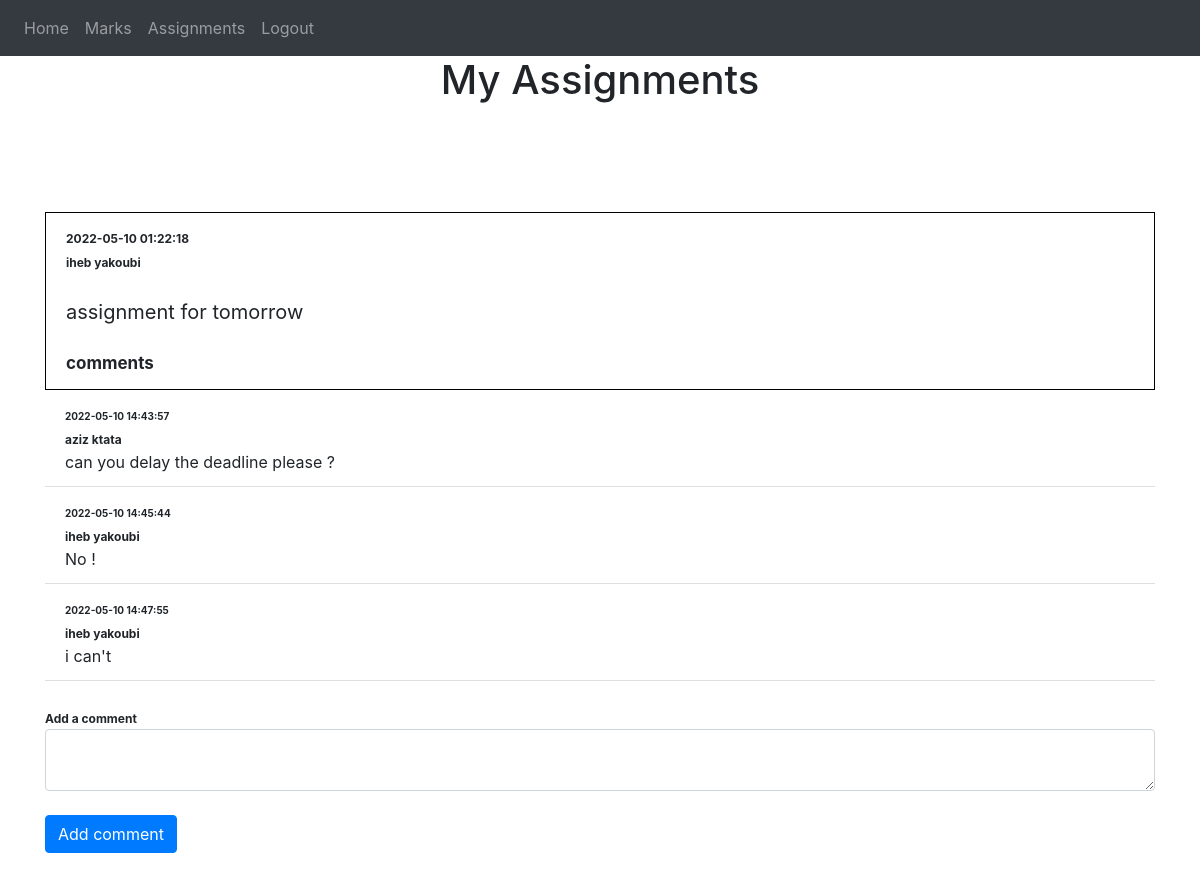
Page /todoStudent (signed in) on the committed database.
### website/models.py (models this page shows)
class Todo(db.Model):
    id = db.Column(db.Integer, primary_key=True)
    data = db.Column(db.String(10000))
    date = db.Column(db.DateTime(timezone=True), default=func.now())
    username = db.Column(db.String(300))
    comments = db.relationship('CommentTodo')
    matiere = db.Column(db.String(300))
    user_id = db.Column(db.Integer, db.ForeignKey('user.id'))

class CommentTodo(db.Model):
    id = db.Column(db.Integer, primary_key=True)
    data = db.Column(db.String(10000))
    date = db.Column(db.DateTime(timezone=True), default=func.now())
    username = db.Column(db.String(300))
    todo_id = db.Column(db.Integer, db.ForeignKey('todo.id'))

### website/views.py (the view)
@views.route('/todoStudent', methods=['GET'])
@login_required
def todoStudent():
    return render_template("todoStudent.html", user=current_user)

### website/__init__.py (called while the page is built)
def create_app():
    app = Flask(__name__)
    app.config['SECRET_KEY'] = 'sesamesecretappkey'
    app.config['SQLALCHEMY_DATABASE_URI'] = f'sqlite:///{DB_NAME}'
    db.init_app(app)
    from .views import views
    from .auth import auth
    app.register_blueprint(views, url_prefix='/')
    app.register_blueprint(auth, url_prefix='/')
    from .models import User, Note ,Comment
    create_database(app)
    login_manager = LoginManager()
    login_manager.login_view = 'auth.login'
    login_manager.init_app(app)
    @login_manager.user_loader
    def load_user(id):
        return User.query.get(int(id))
    return app

### website/templates/todoStudent.html (shortened to what this page needs)
{% extends "base.html" %} {% block title %}Home{% endblock %} {% block content
    %}
    <h1 align="center">My Assignments</h1>
    <ul class="list-group list-group-flush" id="notes" style="margin-bottom: 100px;">
      {% for todo in user.todo %}
      <li class="list-group-item" style="margin-top: 100px; border:1px solid black;">
        <span  align="right" style="font-weight:bold; font-size:12px">{{todo.date}}</span><br/>
        <span style="font-weight:bold; font-size:12px">{{todo.username}}</span><br/>
        <br/>
        <span style="font-size:20px">{{ todo.data }}</span>
        <br/> <br/>
          <span style="font-size:17px ; font-weight:bold">comments</span>
          {% for comment in todo.comments %}
          <li class="list-group-item">
            <span style="font-weight:bold; font-size:10px">{{comment.date}}</span><br/>
            <span style="font-weight:bold; font-size:12px">{{comment.username}}</span><br/>
            {{ comment.data }}
          {% endfor %}
        </li>
        <div>
          <br/>
          <form method="post" action="http://127.0.0.1:5000/commentTodo/{{todo.id}}">
            <span style="font-size:12px ; font-weight:bold">Add a comment</span>
            <textarea name="comment" id="comment" class="form-control"></textarea>
            <br/>
            <button type="submit" class="btn btn-primary">Add comment</button>
          </form>
        </div>
      </li>
      {% endfor %}
    </ul>
    {% endblock %}

### website/templates/base.html (shortened to what this page needs)
<!DOCTYPE html>
<html>
  <head>
    <link
      rel="stylesheet"
      href="https://stackpath.bootstrapcdn.com/bootstrap/4.4.1/css/bootstrap.min.css"
    />
    <link
      rel="stylesheet"
      href="https://stackpath.bootstrapcdn.com/font-awesome/4.7.0/css/font-awesome.min.css"
    />
  </head>
  <body>
    <nav class="navbar navbar-expand-lg navbar-dark bg-dark">
      <div class="collapse navbar-collapse" id="navbar">
        <div class="navbar-nav">
          {% if user.is_authenticated %}
          {% if user.userType=="teacher" %}
            <a class="nav-item nav-link" id="home" href="/">Home</a>
            <a class="nav-item nav-link" id="home" href="/marks">Marks</a>
            <a class="nav-item nav-link" id="home" href="/todo">Assignments</a>
            <a class="nav-item nav-link" id="logout" href="/logout">Logout</a>
          {% else %}
          <a class="nav-item nav-link" id="home" href="/">Home</a>
          <a class="nav-item nav-link" id="home" href="/marksStudent">Marks</a>
          <a class="nav-item nav-link" id="home" href="/todoStudent">Assignments</a>
          <a class="nav-item nav-link" id="logout" href="/logout">Logout</a>
          {% endif %}
          {% else %}
          <a class="nav-item nav-link" id="login" href="/login">Login</a>
          <a class="nav-item nav-link" id="signUp" href="/sign-up">Sign Up</a>
          {% endif %}
        </div>
      </div>
    </nav>
    <div class="container">{% block content %} {% endblock %}</div>
  </body>
</html>

### rows in the picture
Todo: date "2022-05-10 01:22:18", username "iheb yakoubi", data "assignment for tomorrow"
CommentTodo: date "2022-05-10 14:43:57", username "aziz ktata", data "can you delay the deadline please ?"
CommentTodo: date "2022-05-10 14:45:44", username "iheb yakoubi", data "No !"
CommentTodo: date "2022-05-10 14:47:55", username "iheb yakoubi", data "i can't"
